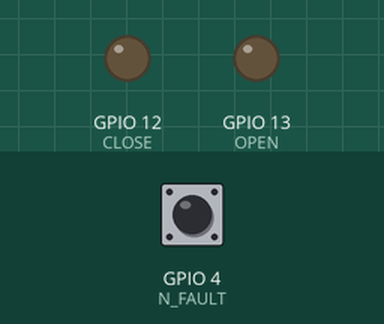
Recording of a sketch running on a simulated ESP8266 (NodeMCU). On the bench: output pins drawn as LEDs (lit = HIGH). The test bench sets the inputs (shaded band); at power-on: GPIO 4 (N_FAULT) HIGH. WiFi joins after 1.5 s; servers stay silent unless stated; what the sketch prints to the serial monitor is not drawn. At 1.7 s the program puts the board to deep sleep or switches it off; the recording ends there.

Above: at 0.1 s.
Timing chart, 0 to 1.7 s (numbered marks = the images above):
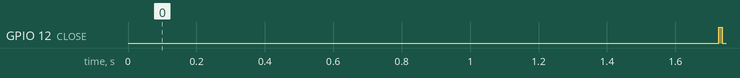

Measured:
- by itself, GPIO 12 (CLOSE): LOW → HIGH at 1.7 s, → LOW 0.01 s later

The sketch:

ESP8266_gcalendar_irrigation.ino
```cpp
// (licence header left out)
#include <ESP8266WiFi.h>
#include "HTTPSRedirect.h"
#include <ArduinoJson.h>

#define MICROSEC              1000000L
#define MILLISEC              1000L
#define SEC                   1L
#define MINUTE                (unsigned int) 60L*SEC
#define HOUR                  (unsigned int) 60L*MINUTE
#define DAY                   (unsigned long) 24L*HOUR

/*
 * ======================================
 *      User defined constants
 * ======================================
*/
#define DEFAULT_POLLING_RATE  5*MINUTE
#define SSID                  "YOUR_SSID"
#define PASSWORD              "YOUR_PASSWORD"
#define SCRIPT_ID             "YOUR_GOOGLE_SCRIPT_ID"
#define DEBUG                 1
// ======================================

// Pins allocation
#define N_FAULT               4
#define CLOSE                 12
#define OPEN                  13

// HTTPS parameters
#define HTTPS_PORT            443
#define HOST                  "script.google.com"
#define URL                   "https://" HOST "/macros/s/" SCRIPT_ID "/exec"
#define SUCCESS               "\"status\":\"success\""
#define MAX_WIFI_ATTEMPTS     60
#define MAX_HTTPS_ATTEMPTS    5
#define HTTPS_REINTENT_DELAY  2*SEC

// Deep-sleep time limit
#define MAX_SLEEP_TIME        71L*MINUTE

// Global variables
HTTPSRedirect* client = NULL;
long _pollingRate = DEFAULT_POLLING_RATE;
int _attempts = 0;

void setup() {
#if DEBUG
  initSerial();
#endif
  initIO();
  initWiFi();
}

void loop() {
  if (_attempts <= MAX_WIFI_ATTEMPTS) {
    _attempts = 0;
    String response = httpsGet();
    if (response != "") {
      process(response);
    } else closeValve();
  } else closeValve();
  sleep();
}

void process(String response) {
  StaticJsonBuffer<200> jsonBuffer;
  JsonObject& root = jsonBuffer.parseObject(response);
  if (root.success()) {
    String status = root["status"];
    if (status == "success") {
      _pollingRate = root["data"]["nextCheckIn"];
      if (_pollingRate > MAX_SLEEP_TIME) _pollingRate = MAX_SLEEP_TIME;
      if (root["data"]["openValve"]) openValve();
      if (root["data"]["closeValve"]) closeValve();
    } else {
#if DEBUG
      Serial.print(F("Unsuccessful response: ")); Serial.println(status);
#endif
      closeValve();
    }
  } else {
#if DEBUG
    Serial.println(F("Failed to parse JSON"));
#endif
    closeValve();
  }
}

void sleep() {
#if DEBUG
  Serial.print(F("Go to sleep for "));
  Serial.print(_pollingRate);
  Serial.println(F("s."));
#endif  //DEBUG
  if (_pollingRate == 0) _pollingRate = 1;
  ESP.deepSleep(_pollingRate * MICROSEC);
}
```

client.ino
```cpp
// (licence header left out)
String httpsGet(void) {
  HTTPSRedirect* client = new HTTPSRedirect(HTTPS_PORT);
  bool connected = false;
  for (int i=0; i<MAX_HTTPS_ATTEMPTS; i++){
    yield();
    int retval = client->connect(HOST, HTTPS_PORT);
    if (retval == 1) {
       connected = true;
       break;
#if DEBUG
    } else {
      Serial.println(F("Connection failed. Retrying..."));
#endif
    }
    delay(HTTPS_REINTENT_DELAY*MILLISEC);
  }

  if (!connected) {
#if DEBUG
    Serial.print(F("Could not connect to server"));
#endif
    return "";
  }

  if (client->GET(URL, HOST)) {
    String payload = client->getResponseBody();
#if DEBUG
    Serial.println(F("HTTP Response: "));
    Serial.println(payload);
#endif
    if (payload.indexOf(SUCCESS) >= 0) return payload;
#if DEBUG
    Serial.print(F("Script returned failure message: ")); Serial.print(payload);
#endif
    return "";
  } else {
#if DEBUG
    Serial.print(F("Couldn't get the body, code: ")); Serial.print(client->getStatusCode()); Serial.print(F(", message: ")); Serial.println(client->getReasonPhrase());
#endif
    return "";
  }

  delete client;
  client = NULL;
}
```

init.ino
```cpp
// (licence header left out)
void initSerial(void) {
  Serial.begin(9600);
  Serial.println();
  //Serial.setDebugOutput(true);
}

void initIO(void) {
  pinMode(N_FAULT, INPUT_PULLUP);
  pinMode(OPEN, OUTPUT);
  pinMode(CLOSE, OUTPUT);
}
```

valve.ino
```cpp
// (licence header left out)
 void openValve(void) {
  actuateValve(true);
}

void closeValve(void) {
  actuateValve(false);
}

void actuateValve(bool openValve) {
#if DEBUG
  Serial.print(openValve ? F("Open") : F("Close")); Serial.println(F(" the valve."));
#endif
  int pin = openValve ? OPEN : CLOSE;
  digitalWrite(pin, HIGH);
  delay(5);
  lookForFault();
  delay(5);
  digitalWrite(pin, LOW);
}

void lookForFault(void) {
  bool isInFault = digitalRead(N_FAULT) == LOW;
#if DEBUG
  if (isInFault) {
    Serial.println(F("Driver is showing a fault"));
  }
#endif
}
```

wifi.ino
```cpp
// (licence header left out)
void initWiFi(void) {
#if DEBUG
  Serial.println(F("Start WiFi"));
#endif
  WiFi.persistent(true);
  if (WiFi.status() != WL_CONNECTED) {
    WiFi.begin(SSID, PASSWORD);
    while (WiFi.status() != WL_CONNECTED && _attempts <= MAX_WIFI_ATTEMPTS) {
      yield();
      delay(500);
#if DEBUG
      Serial.print(F("."));
#endif
      _attempts++;
    }
  }
#if DEBUG
  Serial.println();
  if (_attempts > MAX_WIFI_ATTEMPTS) {
    Serial.print(F("Failed to connect to "));
    Serial.println(SSID);
  } else {
    Serial.print(F("Connected to "));
    Serial.println(SSID);
    Serial.print(F("IP address: "));
    Serial.println(WiFi.localIP());
    Serial.print(F("Mac addresss: "));
    Serial.println(WiFi.macAddress());
  }
#endif
}
```
